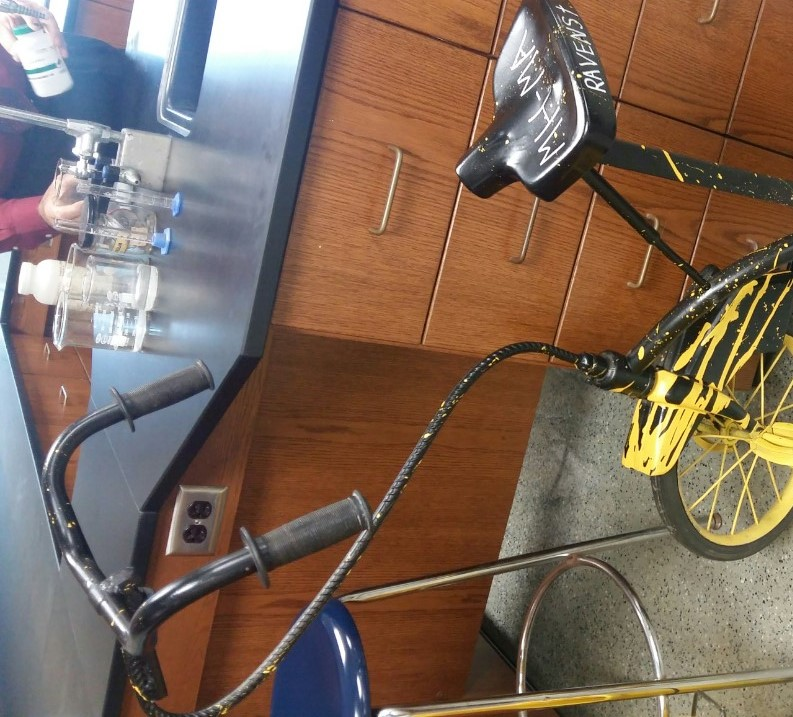
#> input picture Panorama Merge Test/bike1.jpg, 793 x 717 px
$ python Panorama_Merge.py
#> lines starting #> are read from the running program, lines starting #| are printed output that depends on the picture; long printed decimals are rounded
import numpy as np
from cv2 import cv2
from matplotlib import pyplot as plt

# Make Panorama image from 2 consecutive images
# -----------------Find the similar cutout of both images and merge it at that point.----------------------------


test1File = 'bike1.jpg'
test2File = 'bike2.jpg'

# 1. Load 2 images
leftGray=cv2.imread(test1File,0)
#> leftGray: shape (717, 793); min 3, max 255, mean 109.1
rightGray=cv2.imread(test2File,0)
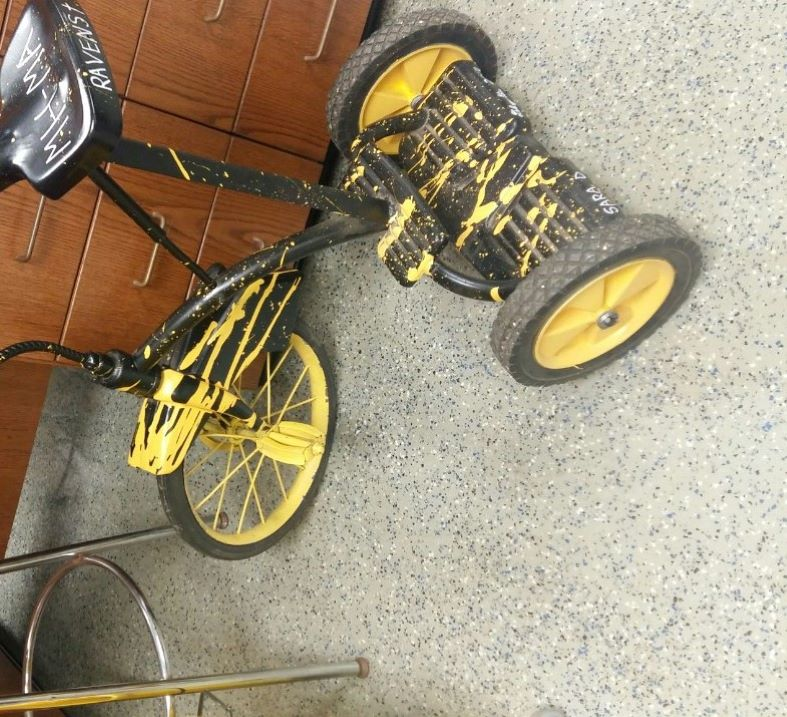
#> input picture Panorama Merge Test/bike2.jpg, 787 x 717 px
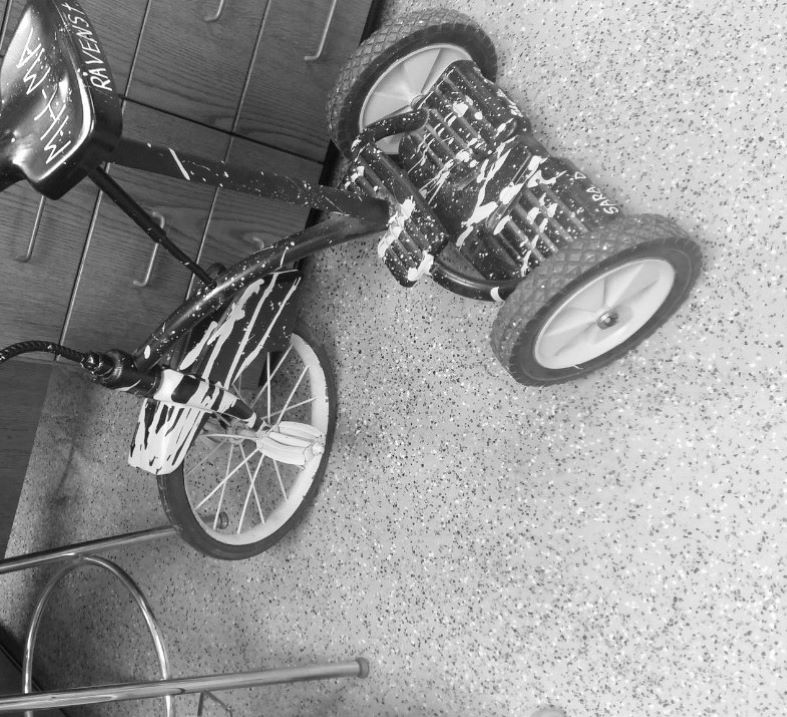
#> rightGray: shape (717, 787); min 2, max 255, mean 149.7

leftColor = cv2.imread(test1File,-1)
#> leftColor is the input picture: shape (717, 793, 3); mean B, G, R 90, 104.5, 125.4
rightColor = cv2.imread(test2File,-1)
#> rightColor is the input picture: shape (717, 787, 3); mean B, G, R 125, 148.7, 160.9

# 2. Take template (cropped right image) at bottom left
crop_image_dimension = 100;
w,h = leftGray.shape[::-1]
#> w = 793; h = 717
template = rightGray[h-crop_image_dimension:h,0:crop_image_dimension]
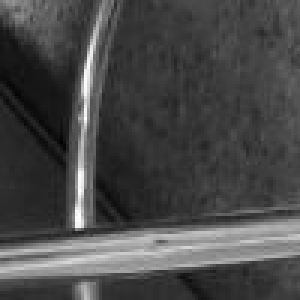
#> template: shape (100, 100) (shown 3 times larger); min 2, max 255, mean 72.4


cv2.imshow('template',template)
cv2.waitKey(0)


# 3. Find matching location (TOP LEFT)
method = cv2.TM_CCOEFF_NORMED

w,h = template.shape[::-1] #size of template
#> w = 100; h = 100


res = cv2.matchTemplate(leftGray,template,method)
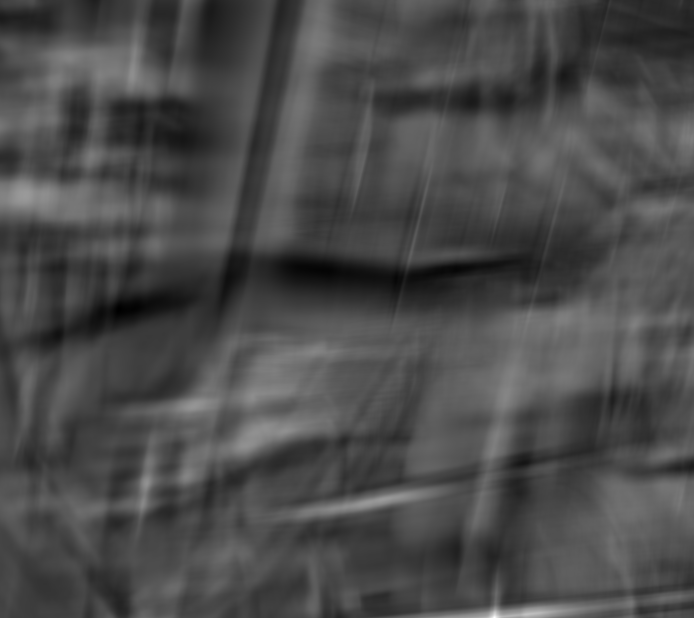
#> res: shape (618, 694) float32; min -0.447, max 0.995, mean -0.0221; drawn with min black and max white


min_val, max_val, min_loc, max_loc = cv2.minMaxLoc(res) #find the global min-max location
#> min_val = -0.447; max_val = 0.995; min_loc = (119, 309); max_loc = (494, 617)

print(cv2.minMaxLoc(res))
#| (-0.4468, 0.9951, (119, 309), (494, 617))

if method in [cv2.TM_SQDIFF, cv2.TM_SQDIFF_NORMED]:
    top_left = min_loc
else:
    top_left = max_loc
#> top_left = (494, 617)

bottom_right = (top_left[0]+w,top_left[1]+h)
#> bottom_right = (594, 717)
cv2.rectangle(leftGray,top_left,bottom_right,0,5)
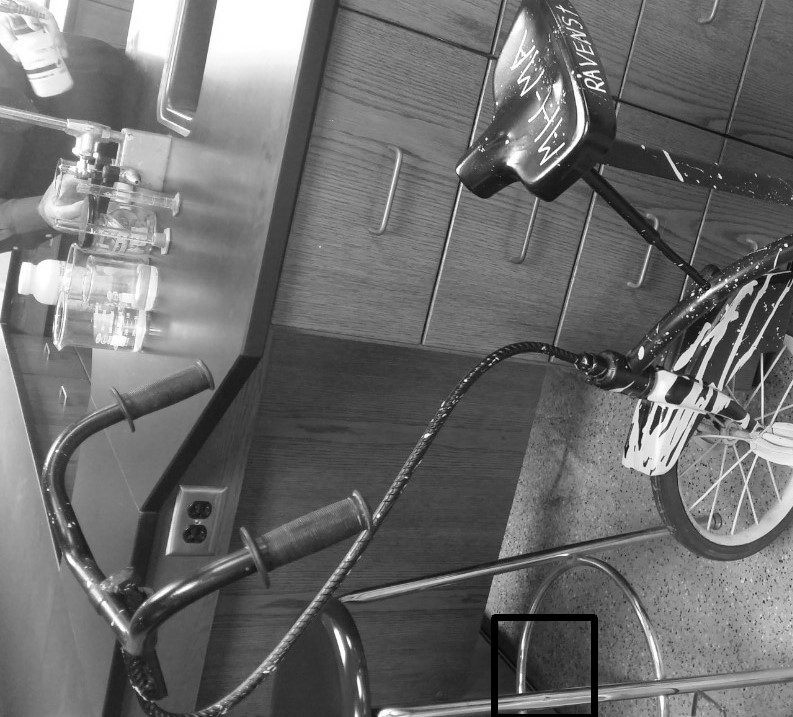
#> leftGray: shape (717, 793); min 0, max 255, mean 108.8
plt.subplot(121),plt.imshow(res,cmap = 'gray')
plt.title('Matching Result'), plt.xticks([]), plt.yticks([])
plt.subplot(122),plt.imshow(leftGray,cmap = 'gray')
plt.title('Detected Point'), plt.xticks([]), plt.yticks([])
plt.suptitle(method)
plt.show()


# 4. Find cut-off x-axis
cutoff_x_axis = top_left[0]
#> cutoff_x_axis = 494

# 5. Crop left image at the cut-off x-axis
left_w, left_h = leftGray.shape[::-1]
#> left_w = 793; left_h = 717

leftImageCutoff = leftColor[0:left_h, 0:cutoff_x_axis]
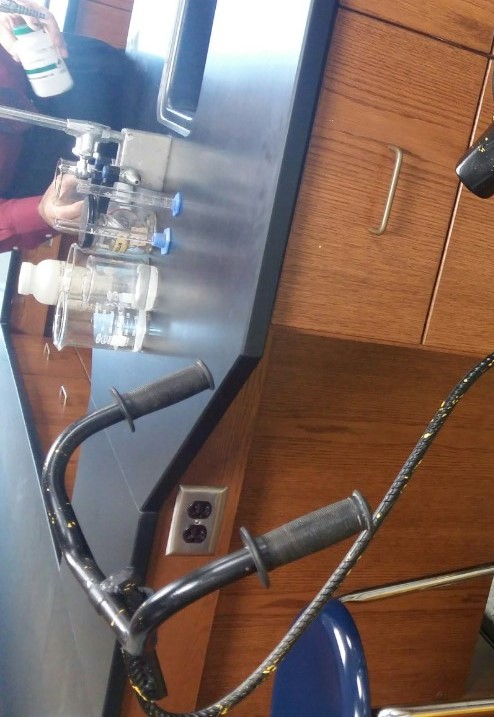
#> leftImageCutoff: shape (717, 494, 3); mean B, G, R 101, 106.7, 126
merging_result = np.hstack((leftImageCutoff, rightColor))
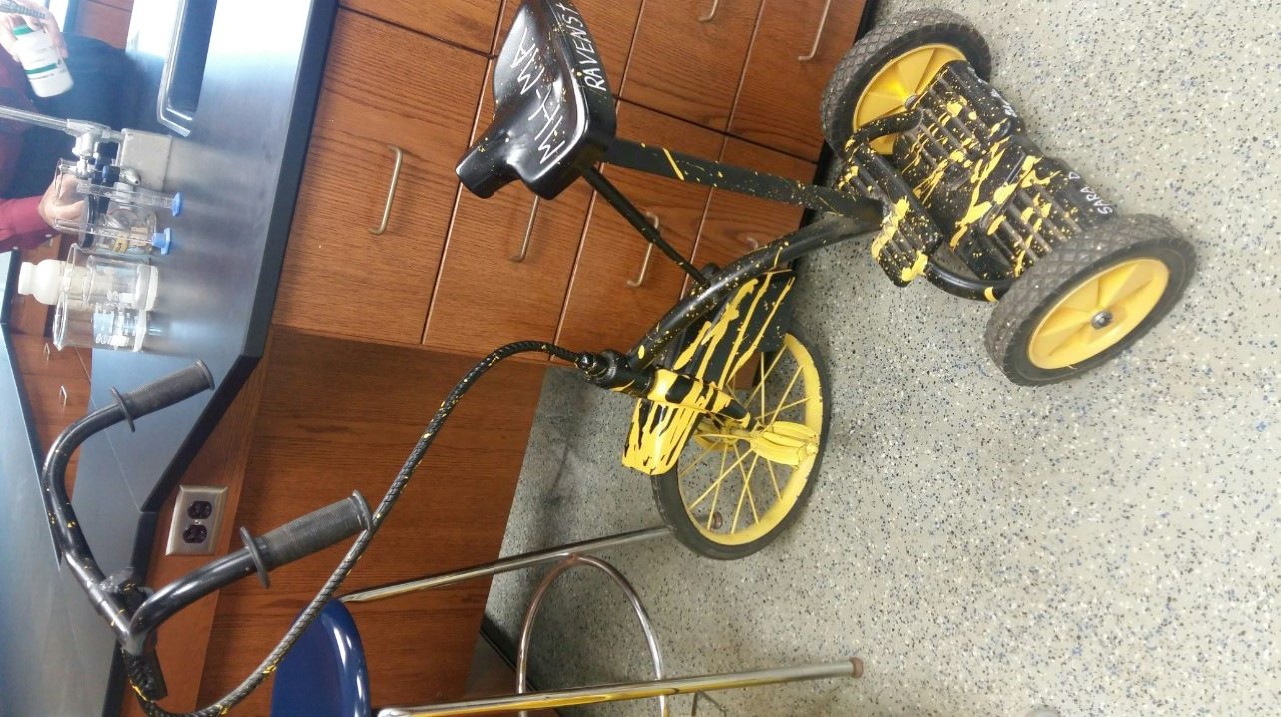
#> merging_result: shape (717, 1281, 3); mean B, G, R 115.8, 132.5, 147.4

cv2.imshow('result',merging_result)
cv2.waitKey(0)


cv2.destroyAllWindows()
